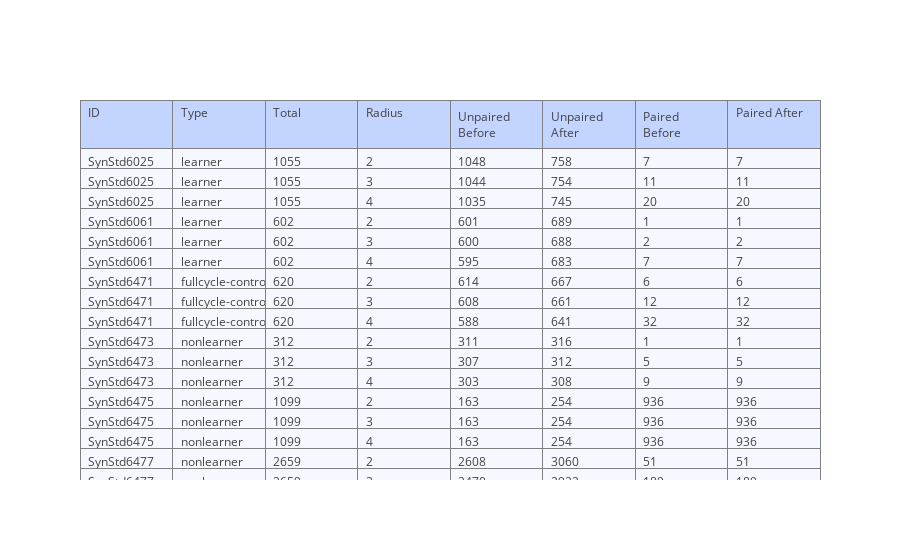

Here is the notebook cell this chart was saved with:
### Code cell
cols = ['ID', 'Type', 'Total', 'Radius', 'Unpaired Before', 'Unpaired After','Paired Before','Paired After']
c1, c2, c3, c4, c5, c6, c7, c8 = [],[],[],[],[],[],[],[]

for id,s in studies.items():
    for r in syn_pair_radii:
        c1.append(id)
        c2.append(s['Type'])
        c3.append(s['count'])
        c4.append(r)
        c5.append(len(s['unpaired_before'][r].index))
        c6.append(len(s['unpaired_after'][r].index))
        c7.append(len(s['paired_before'][r].index))
        c8.append(len(s['paired_before'][r].index))
    
trace = go.Table(
    header=dict(values=cols,
                fill = dict(color='#C2D4FF'),
                align = ['left'] * 5),
    cells=dict(values=[c1, c2, c3, c4, c5, c6, c7, c8],
               fill = dict(color='#F5F8FF'),
               align = ['left'] * 5))

data = [trace] 
py.offline.iplot(data, filename = 'pandas_table')

### Figure 1 — Plotly figure (JSON) as saved in the notebook; plotly's stock layout.template omitted (floating-point values rounded to 4 significant figures; data arrays with more than 128 entries replaced by an {"elided": "..."} marker saying what was removed)
{"data": [{"cells": {"align": ["left", "left", "left", "left", "left"], "fill": {"color": "#F5F8FF"}, "values": {"elided": "8x195 mixed values"}}, "header": {"align": ["left", "left", "left", "left", "left"], "fill": {"color": "#C2D4FF"}, "values": ["ID", "Type", "Total", "Radius", "Unpaired Before", "Unpaired After", "Paired Before", "Paired After"]}, "type": "table"}], "layout": {}}
